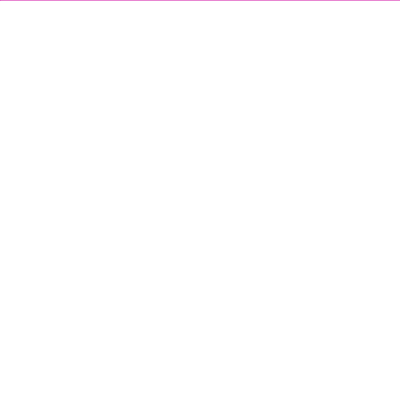
Frame 1 (no input)
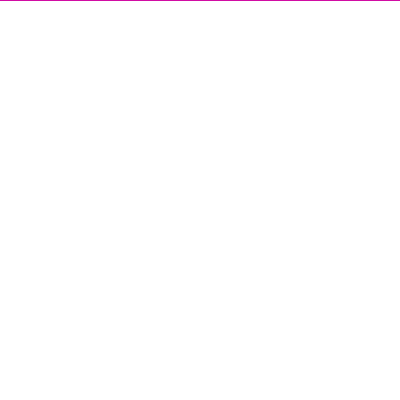
Frame 60 (no input)
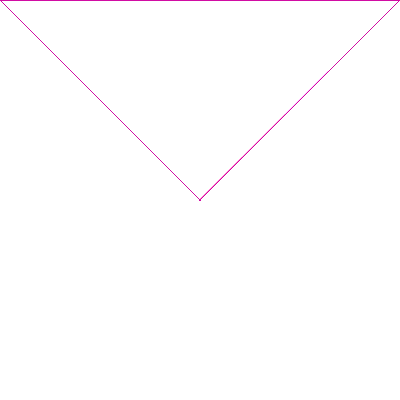
Frame 120 (the mouse pressed at the canvas centre since frame 60)

The p5.js sketch that drew these frames (run headless with seeded random() and noise() and a simulated clock; from frame 60 on, the mouse is pressed at the canvas centre):

// p5.js sketch
// ── sketch.js
function setup() {
  createCanvas(400, 400);
}

function draw() {
  background(0,0,0,0);
  
  stroke('#d10da3');
  
  strokeWeight(1);
  
  line(mouseX, mouseY, 0,0);
  line(mouseX, mouseY,400,0);
}
